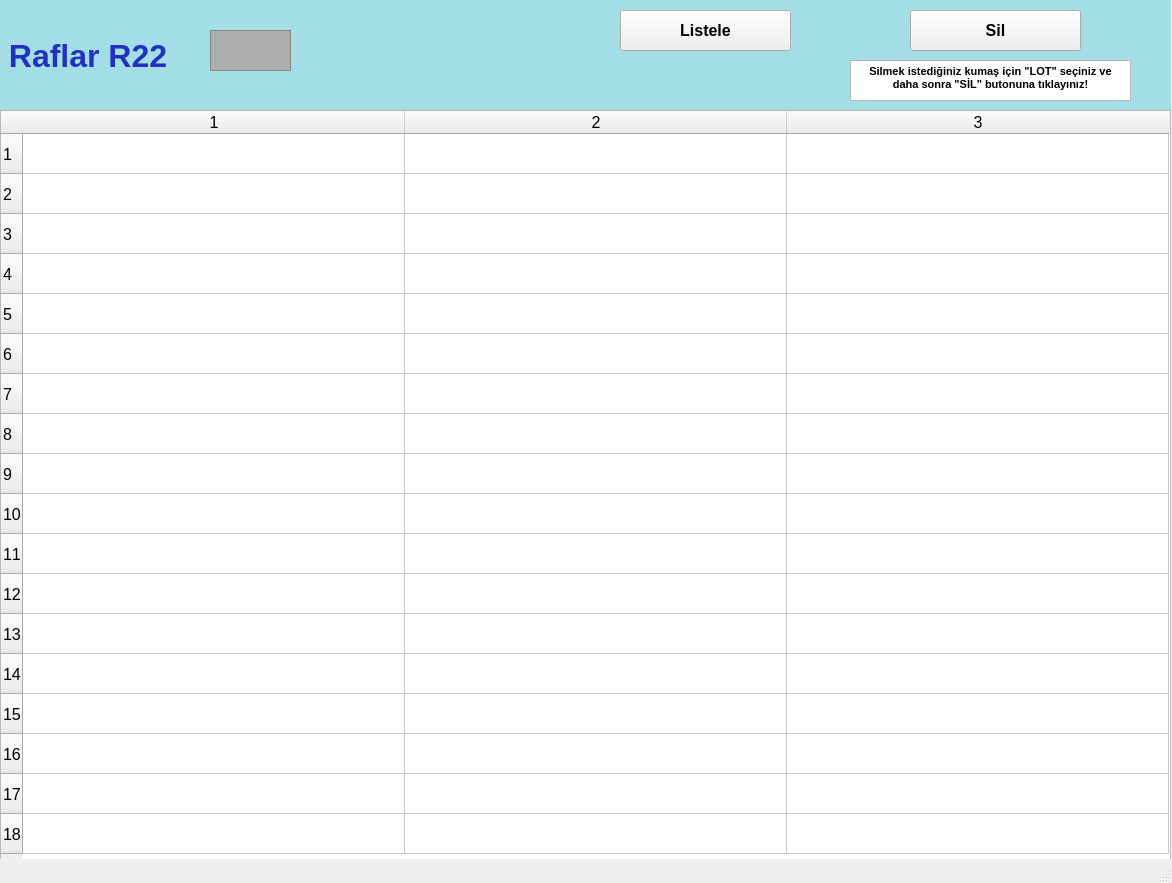
<?xml version="1.0" encoding="UTF-8"?>
<ui version="4.0">
 <class>raflarR22_ekran</class>
 <widget class="QMainWindow" name="raflarR22_ekran">
  <property name="geometry">
   <rect>
    <x>0</x>
    <y>0</y>
    <width>1172</width>
    <height>883</height>
   </rect>
  </property>
  <property name="font">
   <font>
    <pointsize>12</pointsize>
    <weight>50</weight>
    <bold>false</bold>
    <kerning>false</kerning>
   </font>
  </property>
  <property name="windowTitle">
   <string/>
  </property>
  <widget class="QWidget" name="centralwidget">
   <widget class="QLabel" name="raflarR1yazi_lbl">
    <property name="geometry">
     <rect>
      <x>0</x>
      <y>0</y>
      <width>1171</width>
      <height>111</height>
     </rect>
    </property>
    <property name="font">
     <font>
      <pointsize>24</pointsize>
      <weight>75</weight>
      <bold>true</bold>
     </font>
    </property>
    <property name="styleSheet">
     <string notr="true">background-color: rgb(163, 221, 229);
color: rgb(34, 50, 190);</string>
    </property>
    <property name="text">
     <string> Raflar R22</string>
    </property>
   </widget>
   <widget class="QFrame" name="raflarR1_img">
    <property name="geometry">
     <rect>
      <x>210</x>
      <y>30</y>
      <width>81</width>
      <height>41</height>
     </rect>
    </property>
    <property name="styleSheet">
     <string notr="true">background-color: rgb(173, 173, 173);</string>
    </property>
    <property name="frameShape">
     <enum>QFrame::StyledPanel</enum>
    </property>
    <property name="frameShadow">
     <enum>QFrame::Raised</enum>
    </property>
   </widget>
   <widget class="QTableWidget" name="R22_tw">
    <property name="geometry">
     <rect>
      <x>0</x>
      <y>110</y>
      <width>1171</width>
      <height>751</height>
     </rect>
    </property>
    <property name="baseSize">
     <size>
      <width>0</width>
      <height>0</height>
     </size>
    </property>
    <property name="rowCount">
     <number>18</number>
    </property>
    <property name="columnCount">
     <number>3</number>
    </property>
    <attribute name="horizontalHeaderVisible">
     <bool>true</bool>
    </attribute>
    <attribute name="horizontalHeaderCascadingSectionResizes">
     <bool>false</bool>
    </attribute>
    <attribute name="horizontalHeaderDefaultSectionSize">
     <number>382</number>
    </attribute>
    <attribute name="horizontalHeaderMinimumSectionSize">
     <number>38</number>
    </attribute>
    <attribute name="verticalHeaderDefaultSectionSize">
     <number>40</number>
    </attribute>
    <attribute name="verticalHeaderMinimumSectionSize">
     <number>23</number>
    </attribute>
    <row/>
    <row/>
    <row/>
    <row/>
    <row/>
    <row/>
    <row/>
    <row/>
    <row/>
    <row/>
    <row/>
    <row/>
    <row/>
    <row/>
    <row/>
    <row/>
    <row/>
    <row/>
    <column/>
    <column/>
    <column/>
   </widget>
   <widget class="QPushButton" name="listeleR22_btn">
    <property name="geometry">
     <rect>
      <x>620</x>
      <y>10</y>
      <width>171</width>
      <height>41</height>
     </rect>
    </property>
    <property name="font">
     <font>
      <pointsize>12</pointsize>
      <weight>75</weight>
      <bold>true</bold>
     </font>
    </property>
    <property name="text">
     <string>Listele</string>
    </property>
   </widget>
   <widget class="QPushButton" name="silR22_btn">
    <property name="geometry">
     <rect>
      <x>910</x>
      <y>10</y>
      <width>171</width>
      <height>41</height>
     </rect>
    </property>
    <property name="font">
     <font>
      <pointsize>12</pointsize>
      <weight>75</weight>
      <bold>true</bold>
     </font>
    </property>
    <property name="text">
     <string>Sil</string>
    </property>
   </widget>
   <widget class="QTextBrowser" name="textBrowser">
    <property name="geometry">
     <rect>
      <x>850</x>
      <y>60</y>
      <width>281</width>
      <height>41</height>
     </rect>
    </property>
    <property name="html">
     <string>&lt;!DOCTYPE HTML PUBLIC &quot;-//W3C//DTD HTML 4.0//EN&quot; &quot;http://www.w3.org/TR/REC-html40/strict.dtd&quot;&gt;
&lt;html&gt;&lt;head&gt;&lt;meta name=&quot;qrichtext&quot; content=&quot;1&quot; /&gt;&lt;style type=&quot;text/css&quot;&gt;
p, li { white-space: pre-wrap; }
&lt;/style&gt;&lt;/head&gt;&lt;body style=&quot; font-family:'MS Shell Dlg 2'; font-size:12pt; font-weight:400; font-style:normal;&quot;&gt;
&lt;p align=&quot;center&quot; style=&quot; margin-top:0px; margin-bottom:0px; margin-left:0px; margin-right:0px; -qt-block-indent:0; text-indent:0px;&quot;&gt;&lt;span style=&quot; font-size:8pt; font-weight:600;&quot;&gt;Silmek istediğiniz kumaş için &amp;quot;LOT&amp;quot; seçiniz ve daha sonra &amp;quot;SİL&amp;quot; butonuna tıklayınız!&lt;/span&gt;&lt;/p&gt;&lt;/body&gt;&lt;/html&gt;</string>
    </property>
   </widget>
  </widget>
  <widget class="QStatusBar" name="statusbar"/>
 </widget>
 <resources/>
 <connections/>
</ui>
